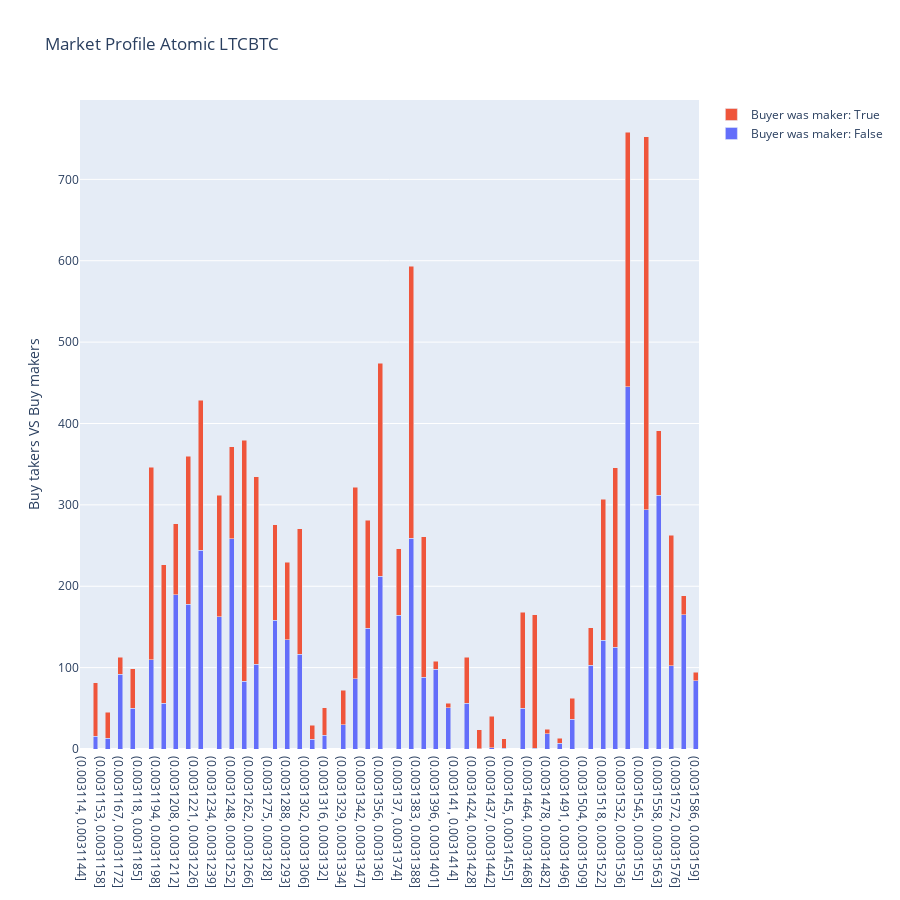

Write notebook code for a chart like this one.
### Code cell
sym.plot_market_profile(from_atomic_trades=True)
